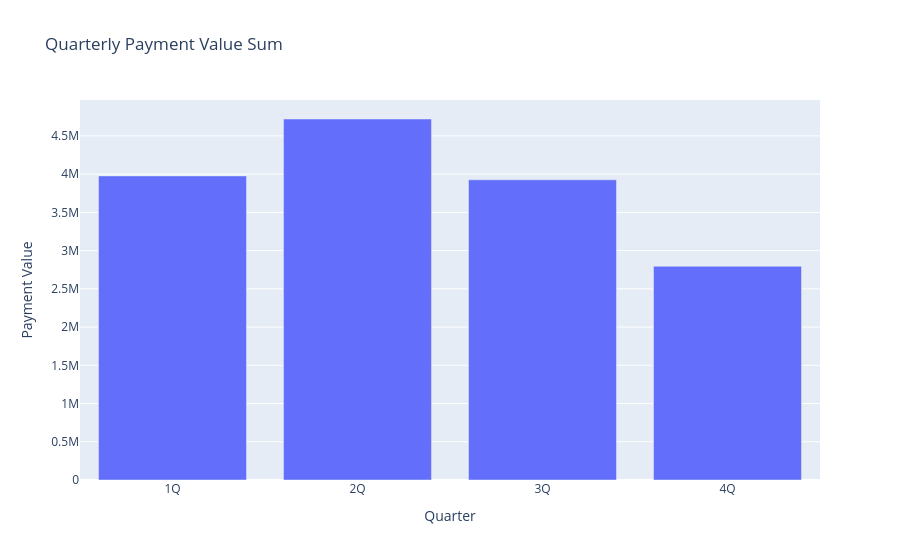

This figure's notebook cell:
### Code cell
import plotly.express as px

fig = px.bar(
    x=merged_order_payment_quarter.index,
    y=merged_order_payment_quarter["payment_value"],
    title= "Quarterly Payment Value Sum",
    labels={
        "x": "Quarter",
        "y": "Payment Value"
    }
)


fig.show()

### Figure 1 — Plotly figure (JSON) as saved in the notebook; plotly's stock layout.template omitted (floating-point values rounded to 4 significant figures)
{"data": [{"alignmentgroup": "True", "hovertemplate": "Quarter=%{x}<br>Payment Value=%{y}<extra></extra>", "legendgroup": "", "marker": {"color": "#636efa", "pattern": {"shape": ""}}, "name": "", "offsetgroup": "", "orientation": "v", "showlegend": false, "textposition": "auto", "type": "bar", "x": ["1Q", "2Q", "3Q", "4Q"], "xaxis": "x", "y": [3977000.0, 4721000.0, 3926000.0, 2795000.0], "yaxis": "y"}], "layout": {"barmode": "relative", "legend": {"tracegroupgap": 0}, "title": {"text": "Quarterly Payment Value Sum"}, "xaxis": {"anchor": "y", "domain": [0, 1], "title": {"text": "Quarter"}}, "yaxis": {"anchor": "x", "domain": [0, 1], "title": {"text": "Payment Value"}}}}
